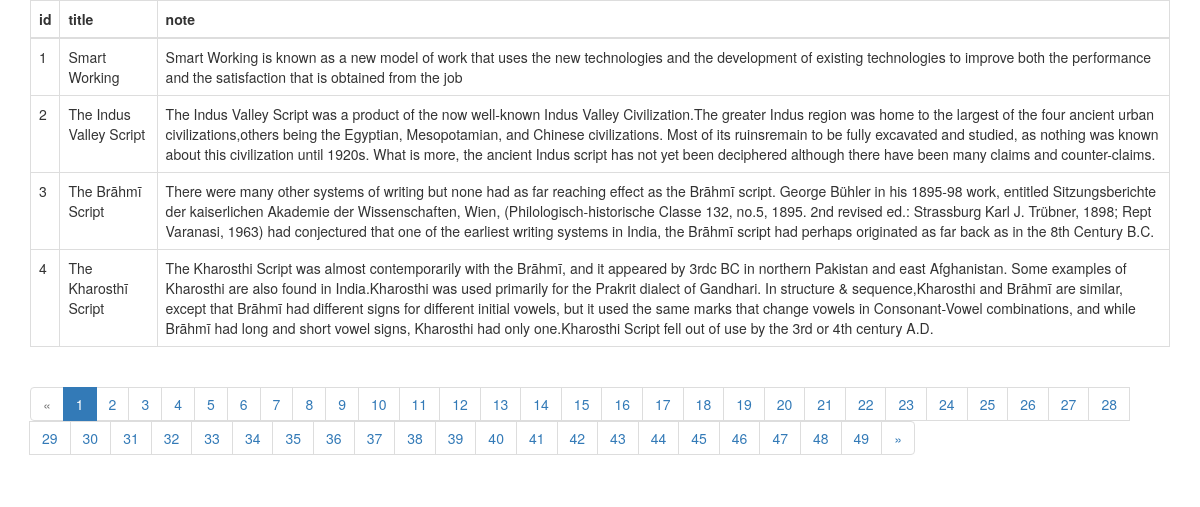
Screenshot of /note/pagination/ with the database file from the repository.
### fundoonotes/models.py (models this page shows, shortened)
class Note(models.Model):
    user = models.ForeignKey(Fundoo, on_delete=models.CASCADE, related_name='user', null=True)
    title = models.CharField(max_length=999, blank=True)
    note = models.CharField(max_length=2999)
    label = models.ManyToManyField(Label, related_name='label', blank=True)
    collaborator = models.ManyToManyField(Fundoo, related_name='collaborator', blank=True)
    image = models.ImageField(blank=True, null=True, upload_to='media')
    reminder = models.DateTimeField(blank=True, null=True)
    color = models.CharField(blank=True, null=True, max_length=10)
    is_archive = models.BooleanField("is_archive", default=False)
    is_trashed = models.BooleanField("is_trashed", default=False)
    is_pin = models.BooleanField("is_pin", default=False)

### fundoonotes/views.py (the view)
# urls.py: path('note/pagination/', views.PaginationForNotes.as_view(), name='pagination'),
class PaginationForNotes(GenericAPIView):
    def get(self, request, *args, **kwargs):
        try:
            note_list = Note.objects.all()
            paginator = Paginator(note_list, 4)
            page = request.GET.get('page', 1)
            notes = paginator.page(page)
        except PageNotAnInteger:
            notes = paginator.page(1)
        except EmptyPage:
            notes = paginator.page(paginator.num_pages)
        except Exception as e:
            logger.error("Something went wrong" + str(e))
            smd = SMD_Response()
            return HttpResponse(smd, status=status.HTTP_400_BAD_REQUEST)
        return render(request, 'fundoonotes/pagination.html', {'notes': notes})

### templates/fundoonotes/pagination.html (shortened to what this page needs)
<!DOCTYPE html>
<html lang="en">
<head>
    <link rel="stylesheet" href="https://maxcdn.bootstrapcdn.com/bootstrap/3.4.0/css/bootstrap.min.css">
</head>
<body>
<div class="container">
<table class="table table-bordered">
  <thead>
    <tr>
      <th>id</th>
      <th>title</th>
      <th>note</th>
    </tr>
  </thead>
  <tbody>
    {% for note in notes %}
      <tr>
        <td>{{ note.id }}</td>
        <td>{{ note.title }}</td>
        <td>{{ note.note }}</td>
      </tr>
    {% endfor %}
  </tbody>
</table>
{% if notes.has_other_pages %}
  <ul class="pagination">
    {% if notes.has_previous %}
      <li><a href="?page={{ notes.previous_page_number }}">&laquo;</a></li>
    {% else %}
      <li class="disabled"><span>&laquo;</span></li>
    {% endif %}
    {% for i in notes.paginator.page_range %}
      {% if notes.number == i %}
        <li class="active"><span>{{ i }} <span class="sr-only">(current)</span></span></li>
      {% else %}
        <li><a href="?page={{ i }}">{{ i }}</a></li>
      {% endif %}
    {% endfor %}
    {% if notes.has_next %}
      <li><a href="?page={{ notes.next_page_number }}">&raquo;</a></li>
    {% else %}
      <li class="disabled"><span>&raquo;</span></li>
    {% endif %}
  </ul>
{% endif %}
</div>
</body>
</html>

### rows the page displays
Note: id "1", title "Smart Working", note "Smart Working is known as a new model of work that uses the new technologies and the development of existing technologies to improve both the performance and the satisfaction that is obtained from the job"
Note: id "2", title "The Indus Valley Script", note "The Indus Valley Script was a product of the now well-known Indus Valley Civilization.The greater Indus region was home to the largest of the four ancient urban civilizations,others being the Egyptian, Mesopotamian, and Chinese civilizations. Most of its ruinsremain to be fully excavated and studied, as nothing was known about this civilization until 1920s. What is more, the ancient Indus script has not yet been deciphered although there have been many claims and counter-claims."
Note: id "3", title "The Brāhmī Script", note "There were many other systems of writing but none had as far reaching effect as the Brāhmī script. George Bühler in his 1895-98 work, entitled Sitzungsberichte der kaiserlichen Akademie der Wissenschaften, Wien, (Philologisch-historische Classe 132, no.5, 1895. 2nd revised ed.: Strassburg Karl J. Trübner, 1898; Rept Varanasi, 1963) had conjectured that one of the earliest writing systems in India, the Brāhmī script had perhaps originated as far back as in the 8th Century B.C."
Note: id "4", title "The Kharosthī Script", note "The Kharosthi Script was almost contemporarily with the Brāhmī, and it appeared by 3rdc BC in northern Pakistan and east Afghanistan. Some examples of Kharosthi are also found in India.Kharosthi was used primarily for the Prakrit dialect of Gandhari. In structure & sequence,Kharosthi and Brāhmī are similar, except that Brāhmī had different signs for different initial vowels, but it used the same marks that change vowels in Consonant-Vowel combinations, and while Brāhmī had long and short vowel signs, Kharosthi had only one.Kharosthi Script fell out of use by the 3rd or 4th century A.D."

### other values shown
{{ i }} "1"
{{ i }} "2" "3" "4" "5" "6" "7" "8" "9" "10" "11" "12" "13" "14" "15" "16" "17" "18" "19" "20" "21" "22" "23" "24" "25" "26" "27" "28" "29" "30" "31" "32" "33" "34" "35" "36" "37" "38" "39" "40" "41" "42" "43" "44" "45" "46" "47" "48" "49"
